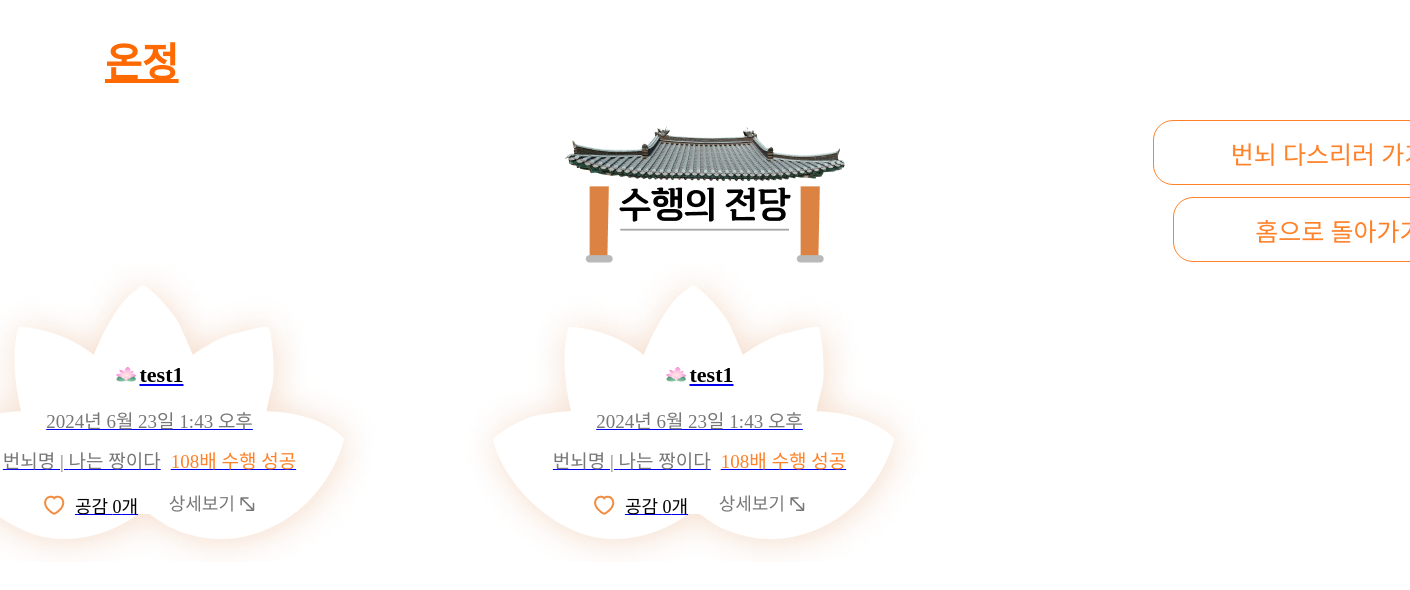
The app's page /post/community_108/, older data.
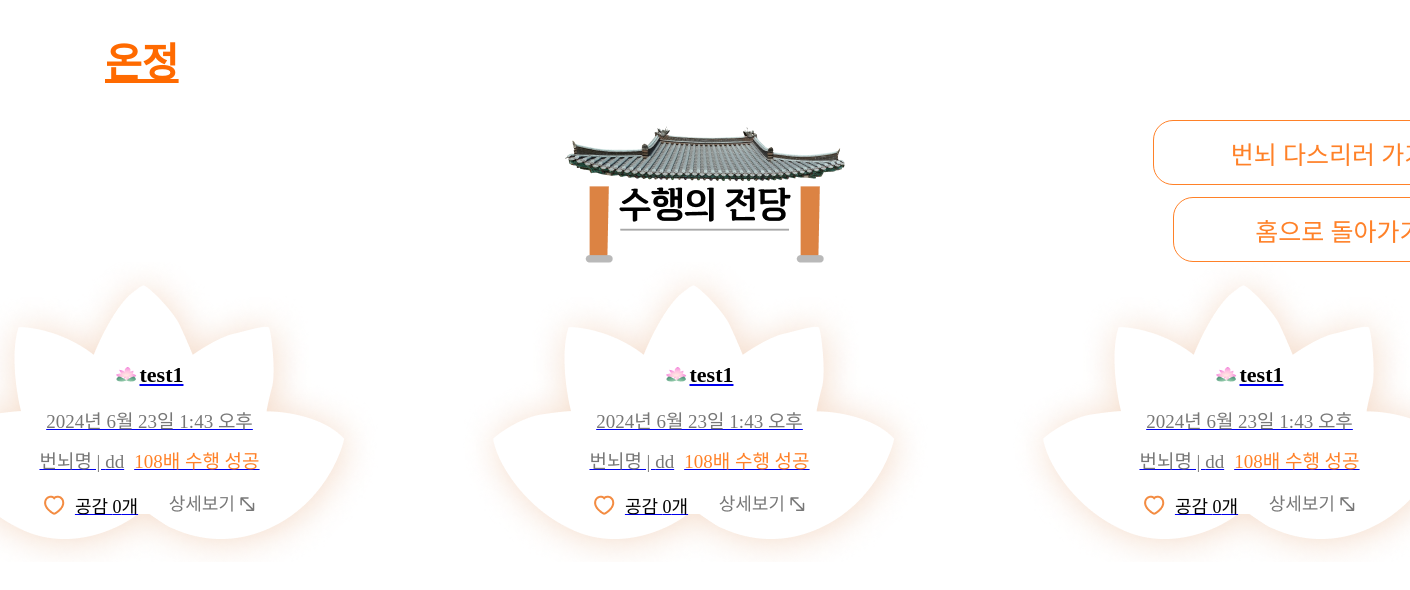
The same page, newer data.
### post/models.py (models this page shows, shortened)
class SharedWish(models.Model):
    wish = models.ForeignKey(MyWish, on_delete=models.CASCADE, related_name='my_wish')

class MyWish(models.Model):
    title = models.CharField(max_length=10)
    user = models.ForeignKey(User, on_delete=models.CASCADE)
    text = models.TextField()
    created_at = models.DateTimeField(auto_now_add=True)
    like = models.ManyToManyField(User, related_name='likes', blank=True)
    like_count = models.IntegerField(default=0)
    num108_count = models.IntegerField(default=0)

### post/views.py (the view)
# urls.py: path('community_108/', community_108, name="community_108"),
def community_108(request):
    sharedwish = SharedWish.objects.all()
    return render(request, 'post/community_108.html', {'sharedwishes' : sharedwish})

### post/templates/post/community_108.html (shortened to what this page needs)
<!DOCTYPE html>
{% load static %}
<html>
    <head>
            <link rel="stylesheet" type="text/css" href="{% static 'css/main/community_108.css'%}"/>
    </head>
    <body>
        <div class = "screen">
            <div class = "topnav">
                <a class="onjung" href="{% url 'main:mainpage' %}">
                    온정
                </a>
            </div>
            <div class = "frametop">
                <img class="icon-place" alt="안뜸" src="{%static 'images/mainpage_img/img-building.png'%}"/>
                <div class="buttons">
                    <a class="do108-button" href="{% url 'post:start_108' %}">번뇌 다스리러 가기</a>
                    <a class="mainpage-button" href="{% url 'main:mainpage' %}">홈으로 돌아가기</a>
                </div>
            </div>
            <div class="postbox">
                <div style="display: flex; flex-wrap: wrap; gap: 50px;">
                    {% for sharedwish in sharedwishes %}
                    <div class="frame-post">
                        <a href="{% url 'post:detail_108' %}">
                            <img class="post-background" alt="안뜸" src="{%static 'images/mainpage_img/img-post-background.png'%}"/>
                            <div class="frame-text">
                                <div class="post-username">
                                    <img class="lotus-username" alt="안뜸" src="{%static 'images/mainpage_img/img-lotus-mini.png'%}"/>
                                    <div class="db_username">{{sharedwish.wish.user.username}}</div>
                                </div>
                                <div class="post-time">
                                    <div class="db_time">{{ sharedwish.wish.created_at }}</div>
                                </div>
                                <div class="post-title">
                                    <div class="db_title">번뇌명 | {{ sharedwish.wish.title }}</div>
                                    <div class="ok108">108배 수행 성공</div>
                                </div>
                                <div class="icons">
                                    <div class = "likes">
                                        <img class="img-like" alt="안뜸" src="{%static 'images/mainpage_img/img-like.png'%}"/>
                                        <div class ="db_like">공감 {{ sharedwish.wish.like_count }}개</div>
                                    </div>
                                    <img class="img-detail" alt="안뜸" src="{%static 'images/mainpage_img/img-detail.png'%}"/>
                                </div>
                            </div>
                        </a>
                    </div>
                    {% endfor %}
                </div>
            </div>
        </div>
    </body>
</html>

### project/static/css/main/community_108.css (style rules this page uses)
body { display: flex; justify-content: center; align-items: center; width: 100vw; height: fit-content; margin: 0; background-image: url('https://ifh.cc/g/7HHHlD.png'); background-position: center; background-repeat: no-repeat; background-size: cover; }
.screen { display: flex; flex-direction: column; justify-content: flex-start; align-items: center; width: 1600px; padding-bottom: 90px; }
.screen .topnav { display: flex; justify-content: flex-start; align-items: center; width : 1200px; height: 120px; }
.screen .onjung { font-size: 40px; font-weight: 600; color: #FF6A00; }
.screen .frametop { display: flex; justify-content: flex-end; align-items: center; width : 1600px; height: 142px; gap: 296.87px; }
.screen .icon-place { width: fit-content; height: fit-content; }
.screen .buttons { width: 350px; height: 142px; display: flex; flex-direction: column; justify-content: flex-start; align-items: flex-end; gap: 12px; }
.screen .do108-button { display: flex; justify-content: center; align-items: center; width: 350px; height: 65px; border-radius: 20px; font-size: 25px; color: #FF8128; border: 1px solid #FF8128; background-color: #FFFFFF; text-decoration: none; cursor: pointer; z-index: 1; }
.screen .mainpage-button { display: flex; justify-content: center; align-items: center; width: 330px; height: 65px; border-radius: 20px; font-size: 25px; color: #FF8128; border: 1px solid #FF8128; background-color: #FFFFFF; text-decoration: none; cursor: pointer; z-index: 1; }
.screen .postbox { display: flex; flex-wrap: wrap; align-items: flex-start; gap: 50px 100px; position: relative; align-self: stretch; width: 1600px; flex: 0 0 auto; }
.screen .frame-post { display: inline-flex; flex-direction: column; justify-content: center; align-items: flex-start; width: 500px; height: 300px; position: relative; flex: 0 0 auto; }
.screen .post-background { width: fit-content; height: fit-content; position: absolute; top: 0; left: 0; }
.screen .frame-text { padding-top: 75px; width: 489px; height: 200px; display: flex; flex-direction: column; justify-content: flex-start; align-items: center; gap: 0px; position: relative; z-index: 1; padding-right:10px; }
.screen .post-username { display: flex; justify-content: center; align-items: center; width: fit-content; height: 50px; color: #000000; }
.screen .lotus-username { width: fit-content; height: fit-content; }
.screen .db_username { width: fit-content; font-size: 22px; font-weight: 800; }
.screen .post-time { display: flex; justify-content: center; align-items: center; width: fit-content; height: 40px; }
.screen .db_time { font-size: 19px; color: #777777; font-weight: 400; }
.screen .post-title { display: flex; justify-content: center; align-items: center; width: fit-content; height: 40px; gap:10px; }
.screen .db_title { font-size: 19px; color: #777777; font-weight: 500; }
.screen .ok108 { font-size: 19px; color:#FF8128; font-weight: 500; }
.screen .icons { width: 200px; height: 50px; width: fit-content; display: flex; justify-content: center; align-items: center; gap: 30px; }
.screen .likes { display: flex; justify-content: center; align-items: center; width: fit-content; height: 40px; gap: 10px; }
.screen .img-like { width: fit-content; height: fit-content; }
.screen .db_like { font-size: 18px; font-weight: 400; color: #000000; }
.screen .img-detail { width: fit-content; height: fit-content; }

Row changes from the older to the newer data that the page shows:
changed through a linked row, SharedWish (number 1 of 3 on the later page): wish "나는 짱이다" → "dd"
changed through a linked row, SharedWish (number 2 of 3 on the later page): wish "나는 짱이다" → "dd"
added SharedWish: wish.user.username "test1", wish.created_at "2024년 6월 23일 1:43 오후", wish "dd", wish.like_count "0"
